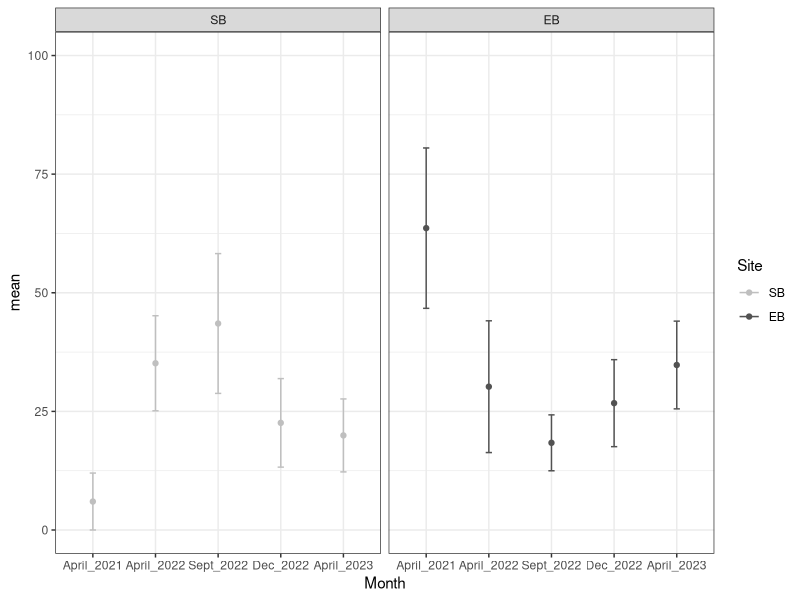
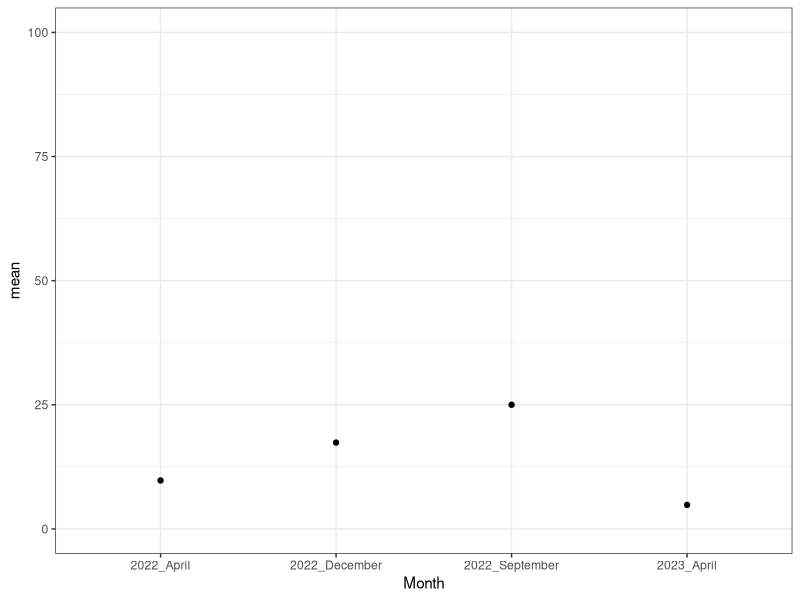
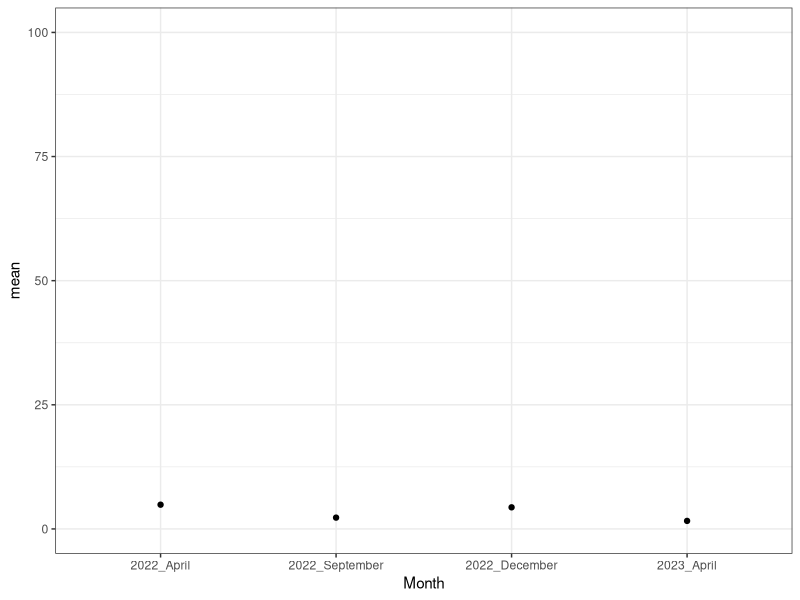

These charts were generated, in order, by the following R code: (Note: this script raises an error after producing the figures.)
## ---- chunk 1

# Libraries and data 

library(ggplot2)
library(dplyr)
library(tidyr)
library(multcomp)
library(stringr)

discem <- read.csv("Cem_diseases.csv")

dissyndrome <- read.csv("Total_Acropora_Syndromes.csv")

## ---- chunk 2

acro_syndrome_lagoon <- dissyndrome %>% 
  group_by(Month) %>%
  summarise(mean = mean(Total_prev, na.rm = TRUE),
            sd = sd(Total_prev, na.rm = TRUE),
            n = sum(!is.na(Total_prev)),
            se = sd/sqrt(n))

acro_syndrome_plotting <- dissyndrome %>% group_by(Month,Site) %>%
  summarise(mean = mean(Total_prev, na.rm = TRUE),
            sd = sd(Total_prev, na.rm = TRUE),
            n = sum(!is.na(Total_prev)),
            se = sd/sqrt(n))

y <- c("SB","EB")

c <- c("April_2021","April_2022","Sept_2022","Dec_2022","April_2023")

acro_syndrome_plotting$Site <- factor(acro_syndrome_plotting$Site, levels = y)

acro_syndrome_plotting$Month <- factor(acro_syndrome_plotting$Month, levels = c)

lagoon_syndromes <- ggplot(acro_syndrome_plotting, aes(x=Month, y=mean, color = Site)) + 
    geom_point() +
    geom_errorbar(aes(ymin=mean-se, ymax=mean+se), width=.1) +
    scale_y_continuous(limits = c(0,100)) +
    facet_wrap(~Site) +
    theme_bw() +
   scale_colour_manual(values =  c("gray75","grey32"))

lagoon_syndromes

## ---- chunk 3

acro_syndrome_dis_prev <- discem  %>%
  group_by(Month,Survey,Syndrome) %>%
  summarise (n = n()) %>%
  mutate(freq = n / sum(n)) %>%
  mutate(prop = freq*100)

acro_syndrome_dis_prev_dis <- filter(acro_syndrome_dis_prev, Syndrome == "Diseased")


# Errors dot plot 
acro_syndrome_plotting_CEM <- acro_syndrome_dis_prev_dis %>% group_by(Month) %>%
  summarise(mean = mean(prop, na.rm = TRUE),
            sd = sd(prop, na.rm = TRUE),
            n = sum(!is.na(prop)),
            se = sd/sqrt(n))

x <- c("2021_April","2022_April","2022_September","2022_December","2023_April")

acro_syndrome_plotting$Month <- factor(acro_syndrome_plotting$Month, levels = x)

ggplot(acro_syndrome_plotting_CEM , aes(x=Month, y=mean)) + 
    geom_point() +
    geom_errorbar(aes(ymin=mean-se, ymax=mean+se), width=.1) +
    scale_y_continuous(limits = c(0,100)) +
    theme_bw() +
   scale_colour_manual(values =  c("grey4"))

## ---- chunk 4

acro_GA_dis_prev <- discem  %>%
  group_by(Month,Survey,GA) %>%
  summarise (n = n()) %>%
  mutate(freq = n / sum(n)) %>%
  mutate(prop = freq*100)

acro_GA_dis_prev_dis <- filter(acro_GA_dis_prev, GA == "Yes")

# Errors dot plot 
acro_GA_plotting <- acro_GA_dis_prev_dis %>% group_by(Month) %>%
  summarise(mean = mean(prop, na.rm = TRUE),
            sd = sd(prop, na.rm = TRUE),
            n = sum(!is.na(prop)),
            se = sd/sqrt(n))

x <- c("2021_April","2022_April","2022_September","2022_December","2023_April")

acro_GA_plotting$Month <- factor(acro_GA_plotting$Month, levels = x)


ggplot(acro_GA_plotting , aes(x=Month, y=mean)) + 
    geom_point() +
    geom_errorbar(aes(ymin=mean-se, ymax=mean+se), width=.1) +
    scale_y_continuous(limits = c(0,100)) +
    theme_bw() +
   scale_colour_manual(values =  c("grey4"))


## ---- chunk 5

acro_acute_dis_prev <- disecol  %>%
  group_by(Month,Survey,Acute) %>%
  summarise (n = n()) %>%
  mutate(freq = n / sum(n)) %>%
  mutate(prop = freq*100)

acro_acute_dis_prev_dis <- filter(acro_acute_dis_prev, Acute == "Diseased")

# Errors dot plot 
acro_acute_plotting <- acro_acute_dis_prev_dis %>% group_by(Month) %>%
  summarise(mean = mean(prop, na.rm = TRUE),
            sd = sd(prop, na.rm = TRUE),
            n = sum(!is.na(prop)),
            se = sd/sqrt(n))

x <- c("2021_April","2022_April","2022_September","2022_December","2023_April")

acro_acute_plotting$Month <- factor(acro_acute_plotting$Month, levels = x)

ggplot(acro_acute_plotting , aes(x=Month, y=mean)) + 
    geom_point() +
    geom_errorbar(aes(ymin=mean-se, ymax=mean+se), width=.1) +
    scale_y_continuous(limits = c(0,100)) +
    theme_bw() +
   scale_colour_manual(values =  c("grey4"))

## ---- chunk 6

acro_chronic_dis_prev <- disecol  %>%
  group_by(Month,Site,Survey,Chronic) %>%
  summarise (n = n()) %>%
  mutate(freq = n / sum(n)) %>%
  mutate(prop = freq*100)

acro_chronic_dis_prev_dis <- filter(acro_chronic_dis_prev, Chronic == "Diseased")


# Errors dot plot 
acro_chronic_plotting <- acro_chronic_dis_prev_dis %>% group_by(Month,Site) %>%
  summarise(mean = mean(prop, na.rm = TRUE),
            sd = sd(prop, na.rm = TRUE),
            n = sum(!is.na(prop)),
            se = sd/sqrt(n))

x <- c("2021_April","2022_April","2022_September","2022_December","2023_April")

acro_chronic_plotting$Month <- factor(acro_chronic_plotting$Month, levels = x)

y <- c("SB","EB","Cem")

acro_chronic_plotting$Site <- factor(acro_chronic_plotting$Site, levels = y)

ggplot(acro_chronic_plotting , aes(x=Month, y=mean, color = Site)) + 
    geom_point() +
    geom_errorbar(aes(ymin=mean-se, ymax=mean+se), width=.1) +
    scale_y_continuous(limits = c(0,100)) +
    facet_wrap(~Site) +
    theme_bw() +
   scale_colour_manual(values =  c("gray75","grey32","grey4"))

## ---- chunk 7

acro_pale_dis_prev <- disecol  %>%
  group_by(Month,Site,Survey,Paling) %>%
  summarise (n = n()) %>%
  mutate(freq = n / sum(n)) %>%
  mutate(prop = freq*100)

acro_pale_dis_prev_dis <- filter(acro_pale_dis_prev, Paling == "Yes")


# Errors dot plot 
acro_pale_plotting <- acro_pale_dis_prev_dis %>% group_by(Month,Site) %>%
  summarise(mean = mean(prop, na.rm = TRUE),
            sd = sd(prop, na.rm = TRUE),
            n = sum(!is.na(prop)),
            se = sd/sqrt(n))

x <- c("2021_April","2022_April","2022_September","2022_December","2023_April")

acro_pale_plotting$Month <- factor(acro_pale_plotting$Month, levels = x)

y <- c("SB","EB","Cem")

acro_pale_plotting$Site <- factor(acro_pale_plotting$Site, levels = y)

ggplot(acro_pale_plotting , aes(x=Month, y=mean, color = Site)) + 
    geom_point() +
    geom_errorbar(aes(ymin=mean-se, ymax=mean+se), width=.1) +
    scale_y_continuous(limits = c(0,100)) +
    facet_wrap(~Site) +
    theme_bw() +
   scale_colour_manual(values =  c("gray75","grey32","grey4"))
